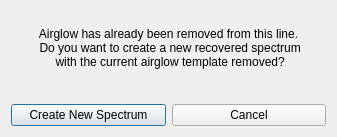
<?xml version="1.0" encoding="UTF-8"?>
<ui version="4.0">
 <class>Dialog</class>
 <widget class="QDialog" name="Dialog">
  <property name="geometry">
   <rect>
    <x>0</x>
    <y>0</y>
    <width>337</width>
    <height>137</height>
   </rect>
  </property>
  <property name="windowTitle">
   <string>Airglow Already Removed</string>
  </property>
  <layout class="QGridLayout" name="gridLayout">
   <item row="2" column="0">
    <widget class="QPushButton" name="newButton">
     <property name="whatsThis">
      <string>Delete the current recovered spectrum and create a new one</string>
     </property>
     <property name="text">
      <string>Create New Spectrum</string>
     </property>
    </widget>
   </item>
   <item row="2" column="1">
    <widget class="QPushButton" name="cancelButton">
     <property name="whatsThis">
      <string>Cancel the airglow removal for this line</string>
     </property>
     <property name="text">
      <string>Cancel</string>
     </property>
    </widget>
   </item>
   <item row="1" column="0" colspan="2">
    <widget class="QLabel" name="spectrumLabel">
     <property name="minimumSize">
      <size>
       <width>315</width>
       <height>80</height>
      </size>
     </property>
     <property name="maximumSize">
      <size>
       <width>16777215</width>
       <height>100</height>
      </size>
     </property>
     <property name="text">
      <string>Airglow has already been removed from this line.
 Do you want to create a new recovered spectrum
 with the current airglow template removed?
</string>
     </property>
     <property name="alignment">
      <set>Qt::AlignCenter</set>
     </property>
    </widget>
   </item>
  </layout>
 </widget>
 <resources/>
 <connections/>
</ui>
